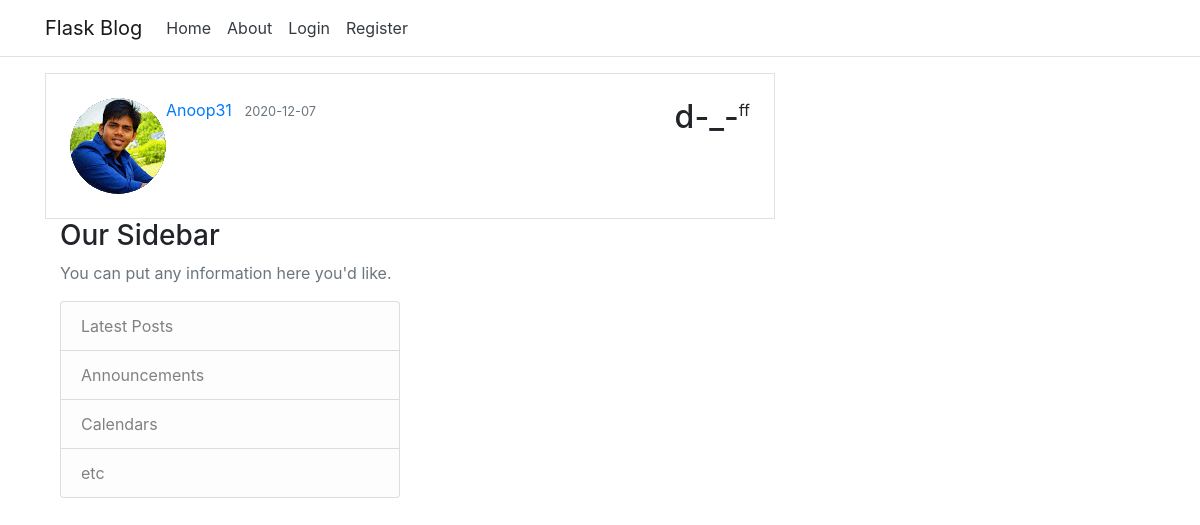
/post/1, run on the app's committed database.
### flaskblog/models.py (models this page shows, shortened)
class User(db.Model, UserMixin):
    id = db.Column(db.Integer, primary_key=True)
    username = db.Column(db.String(20),unique=True,nullable=False)
    email = db.Column(db.String(120), unique=True, nullable=False)
    image_file = db.Column(db.String(20), nullable=False,
                           default='default.jpg')
    password = db.Column(db.String(60), nullable=False)
    posts = db.relationship('Post', backref='author', lazy=True)

class Post(db.Model):
    id = db.Column(db.Integer, primary_key=True)
    title = db.Column(db.String(100), nullable=False)
    date_posted = db.Column(db.DateTime, nullable=False,
                            default=datetime.utcnow)
    content = db.Column(db.Text, nullable=False)
    user_id = db.Column(db.Integer, db.ForeignKey('user.id'), nullable=False)

### flaskblog/routes.py (the view)
@app.route("/post/<int:post_id>")
def post(post_id):
    post = Post.query.get_or_404(post_id)
    return render_template('post.html', post=post,title=post.title)

### flaskblog/template/post.html (shortened to what this page needs)
{% extends "layout.html"%} {% block content%}
<div class="media border p-4">
    <img class="rounded-circle article-img" src="{{ url_for('static', filename='profile_pics/' + post.author.image_file) }}">
    <div class="media-body">
        <div class="article-metadata">
            <a class="mr-2" href="#">{{ post.author.username }}</a>
            <small class="text-muted">{{ post.date_posted.strftime('%Y-%m-%d') }}</small>
        </div>
        </div>
        <h2 class="article-title">{{ post.title }}</h2>
        <p class="article-content">{{ post.content }}</p>
    </div>
</div>
<br> {% endblock content %}

### data on the page
User: image_file (picture), author.username "Anoop31"
Post: date_posted "2020-12-07", title "d-_-", content "ff"
